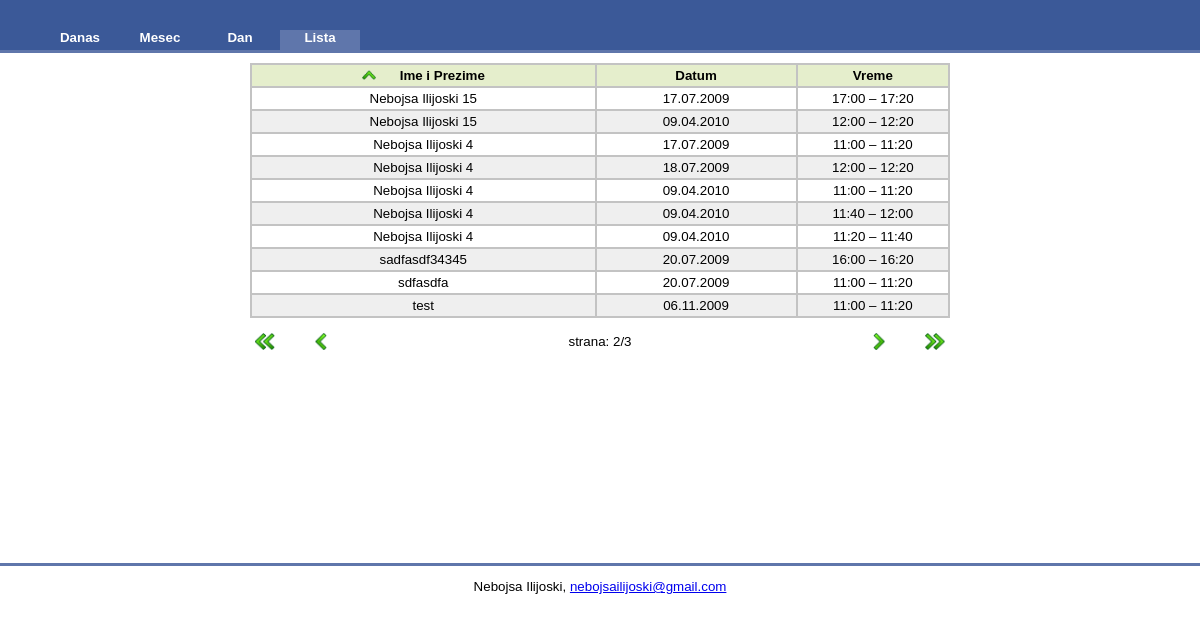
/lista/index.php?col=ime_i_prezime&ascdesc=ASC&start=10, run on the app's committed database.
### tables this page shows
CREATE TABLE `korisnici` (
  `id` int(11) NOT NULL AUTO_INCREMENT,
  `ime_i_prezime` varchar(255) NOT NULL DEFAULT '',
  `telefon` varchar(255) NOT NULL DEFAULT '',
  `tretman` int(11) NOT NULL DEFAULT '0',
  PRIMARY KEY (`id`)
);

CREATE TABLE `tretmani` (
  `id` int(11) NOT NULL AUTO_INCREMENT,
  `korisnik_id` int(11) NOT NULL DEFAULT '0',
  `datum` date DEFAULT NULL,
  `termin` int(11) DEFAULT NULL,
  `krevet` smallint(5) DEFAULT NULL,
  PRIMARY KEY (`id`),
  KEY `korisnik_id` (`korisnik_id`)
);

### include/global.php (called while the page is built, shortened)
<?php
$zapisi_po_strana = 10;
?>

### include/classes/korisnici.php (called while the page is built, shortened)
<?php
class korisnik
{
	function getLista($col, $ascdesc, $start)
	{
		global $zapisi_po_strana;
		$sql = "SELECT *
				FROM korisnici
				LEFT JOIN tretmani ON korisnici.id=tretmani.korisnik_id
				ORDER BY ".$col." ".$ascdesc."
				LIMIT ".$start.", ".$zapisi_po_strana.";";
		$query = mysql_query($sql);
		$i=0;
		while ($row = mysql_fetch_array($query))
			$lista[$i++]=$row;
		return $lista;
	}
	function countall()
	{
		$sql = "SELECT COUNT(ime_i_prezime)
				FROM korisnici
				LEFT JOIN tretmani ON korisnici.id=tretmani.korisnik_id;";
		$count = mysql_fetch_array(mysql_query($sql));
		return $count;
	}
}
?>

### lista/index.php (the view, shortened to what this page needs)
<?php include("../include/top.php"); ?>
<?php include("../include/classes/korisnici.php"); ?>
<?php
	function datum_print($datum){
		$datumarray = explode("-",$datum);
		return $datumarray[2].".".$datumarray[1].".".$datumarray[0];
	};
		$termini = array(
				"11:00 – 11:20",
				"11:20 – 11:40",
				"11:40 – 12:00",
				"12:00 – 12:20",
				"12:20 – 12:40",
				"13:00 – 13:20",
				"13:20 – 13:40",
				"13:40 – 14:00",
				"PAUZA",
				"16:00 – 16:20",
				"16:20 – 16:40",
				"17:00 – 17:20",
				"17:20 – 17:40",
				"17:40 – 18:00",
				);
			$korisnici = new korisnik;
			if(!isset($_GET["ascdesc"]) && !isset($_GET["col"]) && !isset($_GET["start"]))
			{
				$svikorisnici = $korisnici->getLista("ime_i_prezime", "ASC", 0);
				$start = 0;
			}
			else
			{
				$svikorisnici = $korisnici->getLista($_GET["col"], $_GET["ascdesc"], $_GET["start"]);
				$start = $_GET["start"];
			};
			$countall = $korisnici->countall();
			$last = ($countall[0]-($countall[0]%$zapisi_po_strana));
			$preth = $start - $zapisi_po_strana;
			$sledna = $start + $zapisi_po_strana;
?>
<table cellspacing="0" align="center" cellpadding="0" border="1" width="700" class="termini">
    <tr align="center">
        <th width="350">
        <?php
		if(!isset($_GET["col"]))
				{
					$imeup = "display:inline;";
					$imedown = "display:none;";
					$datumup = "display:none;";
					$datumdown = "display:none;";
					$col = "ime_i_prezime";
				}
				else
				{
					$col = $_GET["col"];
					if($_GET["col"]=="ime_i_prezime")
						{
							if($_GET["ascdesc"]=="ASC")
							{
								$imeup = "display:inline;";
								$ascdesc = "DESC";
							} else {
								$imeup = "display:none;";
								$imedown = "display:inline;";
								$ascdesc = "ASC";
							};
						};
					};
		?>
        <div style=" <?php echo $imeup; ?> "><img src="../images/uparr.png" height="10" style="border:none;padding-right:20px;"/></div>
        <a href="<?php echo $_SERVER["PHP_SELF"] . "?col=ime_i_prezime&ascdesc=".$ascdesc."&start=".$start; ?>" style="color:#000000;text-decoration:none">Ime i Prezime</a>
        </th>
        <th width="200">
        <a href="<?php echo $_SERVER["PHP_SELF"] . "?col=datum&ascdesc=".$ascdesc."&start=".$start; ?>" style="color:#000000;text-decoration:none">Datum</a>
        </th>
        <th width="150">Vreme</th>
    </tr>
    <?php
	$i=0;
	foreach($svikorisnici as $k=>$v) {
		$class = '';
		if($i%2==1) $class = 'par';
		echo '<tr class="'.$class.'">';
		echo '<td >'.$v["ime_i_prezime"].'</td>';
		echo '<td>'.datum_print($v["datum"]).'</td>';
		echo '<td>'.$termini[$v["termin"]].'</td>';
		echo '</tr>';
		$i++;
	};
	?>
    </table>
    <br/>
    <?php
	if(isset($_GET["ascdesc"]) && $ascdesc=="ASC") $ascdesc="DESC";
	else $ascdesc="ASC";
	?>
<table cellspacing="0" align="center" cellpadding="0" border="0" width="700" >
    <tr>
        <td align="left" width="60">
        <a href="<?php echo $_SERVER["PHP_SELF"] . "?col=".$col."&ascdesc=".$ascdesc."&start=0"; ?>" style="color:#FFFFFF;"><img src="../images/doubleleftarr.png" height="17" style="border:none;padding-left:5px;"/> </a>
        </td>
        <td align="left" width="60">
        <?php if($preth>=0) { ?>
        <a href="<?php echo $_SERVER["PHP_SELF"] . "?col=".$col."&ascdesc=".$ascdesc."&start=".$preth; ?>" style="color:#FFFFFF;"><img src="../images/leftarr.png" height="17" style="border:none;padding-left:5px;"/> </a>
        <?php } ?>
        </td>
        <td align="center">strana: <?php echo ($start/$zapisi_po_strana+1)."/".($last/$zapisi_po_strana+1) ?></td>
        <td align="right"  width="60">
        <?php if($sledna<$countall[0]) { ?>
        <a href="<?php echo $_SERVER["PHP_SELF"] . "?col=".$col."&ascdesc=".$ascdesc."&start=".$sledna; ?>" style="color:#FFFFFF;"><img src="../images/rightarr.png" height="17" style="border:none;padding-right:5px;"/></a>
        <?php } ?>
        </td>
        <td align="right" width="60">
        <a href="<?php echo $_SERVER["PHP_SELF"] . "?col=".$col."&ascdesc=".$ascdesc."&start=".$last; ?>" style="color:#FFFFFF;"><img src="../images/doublerightarr.png" height="17" style="border:none;padding-right:5px;"/></a>
        </td>
    </tr>
</table>
<?php include("../include/bottom.php"); ?>

### css/main.css (style rules this page uses)
body { margin:0; font-family:'Lucida Sans', Arial, Verdana; font-size: 10pt; }
.termini { border:1px solid #C3C3C3; }
table.termini th { background-color:#E5EECC; border:1px solid #C3C3C3; padding:3px; }
table.termini td { border:1px solid #C3C3C3; padding:3px; }
table.termini tr { text-align:center; }
.par { background-color:#efefef; }

### data on the page
korisnici: ime_i_prezime "Nebojsa Ilijoski 15", tretmani.datum "17.07.2009", tretmani.termin "17:00 – 17:20", tretmani.datum "09.04.2010", tretmani.termin "12:00 – 12:20"
korisnici: ime_i_prezime "Nebojsa Ilijoski 4", tretmani.datum "17.07.2009", tretmani.termin "11:00 – 11:20", tretmani.datum "18.07.2009", tretmani.termin "12:00 – 12:20", tretmani.datum "09.04.2010", tretmani.termin "11:40 – 12:00", tretmani.termin "11:20 – 11:40"
korisnici: ime_i_prezime "sadfasdf34345", tretmani.datum "20.07.2009", tretmani.termin "16:00 – 16:20"
korisnici: ime_i_prezime "sdfasdfa", tretmani.datum "20.07.2009", tretmani.termin "11:00 – 11:20"
korisnici: ime_i_prezime "test", tretmani.datum "06.11.2009", tretmani.termin "11:00 – 11:20"

### other printed values
$start/$zapisi_po_strana+1 "2"
$last/$zapisi_po_strana+1 "3"
